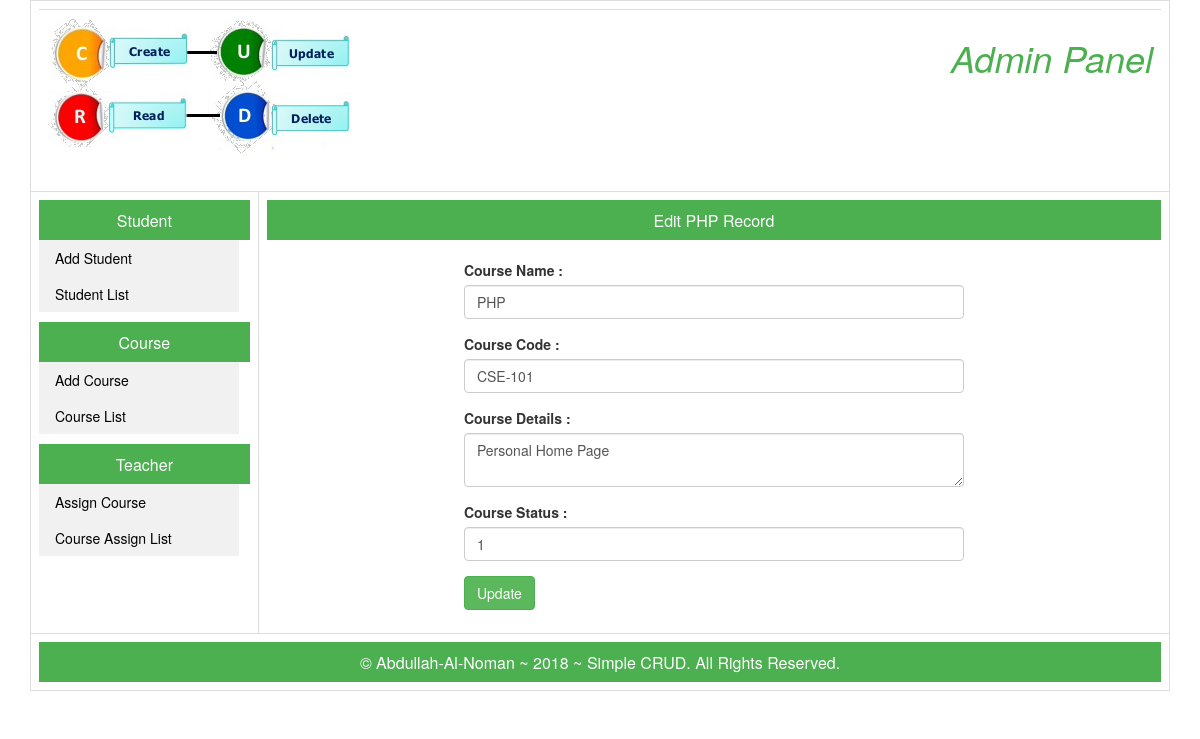
Screenshot of /admin/index.php?id=1&s=8 with the database file from the repository.
### tables this page shows
CREATE TABLE `courses` (
  `course_id` int(11) NOT NULL,
  `course_name` varchar(99) NOT NULL,
  `course_code` varchar(10) NOT NULL,
  `course_details` varchar(255) NOT NULL,
  `course_add_date` timestamp NOT NULL DEFAULT CURRENT_TIMESTAMP,
  `course_modified_date` datetime NOT NULL DEFAULT CURRENT_TIMESTAMP,
  `course_status` int(1) NOT NULL
);

### admin/course-update.php (the view, shortened to what this page needs)
<?php
include("config.php");
$query = "SELECT * FROM `courses` where course_id = ".$_GET['id'];
$stmt = $connection->query($query);
$results = $stmt->fetch(PDO::FETCH_ASSOC);
?>
<div align="center" class="headline">Edit <?php echo $results['course_name']?> Record</div>
<br>
<center>
<form action="course-edit.php" method="POST">
    <div style="width: 500px; text-align: left;">
        <div class="form-group">
            <label for="">Course Name : </label>
        <input type="text" name="course_name" value="<?php echo $results['course_name']?>" id="" class="form-control" required>
        </div>
        <div class="form-group">
            <label for="code">Course Code : </label>
            <input id="code" type="text" name="course_code" value="<?php echo $results['course_code']?>" class="form-control" required>
        </div>
        <div class="form-group">
        <label for="details">Course Details : </label>
<textarea id="details" name="course_details" class="form-control" required><?php echo $results['course_details']?></textarea>
        </div>
            <div class="form-group">
            <label for="status">Course Status : </label>
            <input id="status" type="number" name="course_status" value="<?php echo $results['course_status']?>" class="form-control" required>
        </div>
        <div class="form-group">
            <input type="submit" name="submit" value="Update" class="btn btn-success">
        </div>
    </div>
</form>
</center>

### css/style.css (style rules this page uses)
.headline { font-size: 16px; padding: 10px 0 10px 0; height: 40px; background-color: #4CAF50; color: white; }

### rows the page displays
courses: course_name "PHP", course_code "CSE-101", course_details "Personal Home Page", course_status "1"
